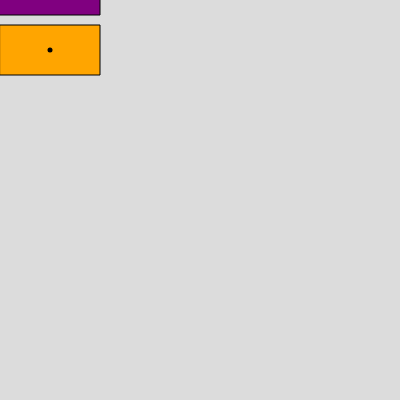
Frame 1 (no input)
Frame 60 (no input): identical to frame 1, image omitted
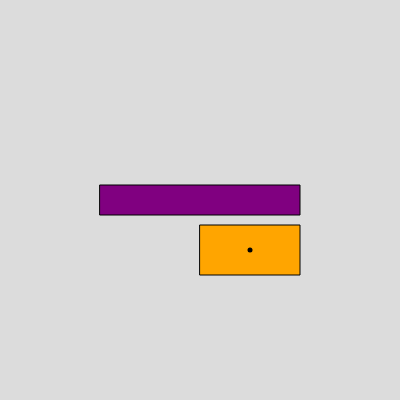
Frame 120 (the mouse pressed at the canvas centre since frame 60)

The p5.js sketch that drew these frames (run headless with seeded random() and noise() and a simulated clock; from frame 60 on, the mouse is pressed at the canvas centre):

// p5.js sketch
// ── sketch.js
function setup() {
  createCanvas(400, 400);
  rectMode(CENTER);
}

function draw() {
  background(220);
  strokeWeight(1);
  fill("orange");
  translate(mouseX,mouseY);
  rect(50, 50, 100, 50);
  //--> 50+100, 50+100;
  fill("purple");
  rect(0,0,200,30);
  strokeWeight(5);
  point(50,50);
}
